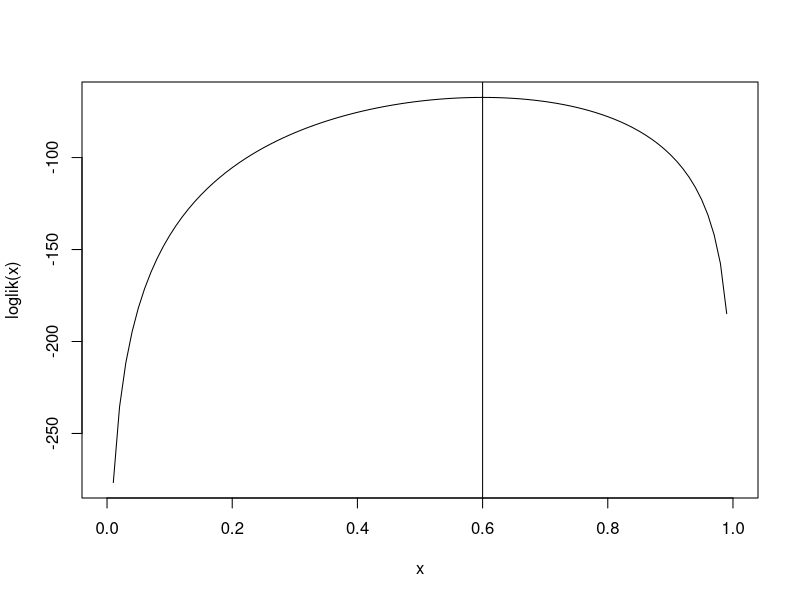

Here is the R script that generated this plot:
rm(list = ls())
cat("\014")
n <- 100
p <- 0.6
x <- rbinom(n,1,p)
y <- sum(x)
loglik <- function(p){
  ell <- y*log(p)+(n-y)*log(1-p)
  return(ell)
}
curve(loglik,from = 0,to = 1)
abline(v=(y/n))